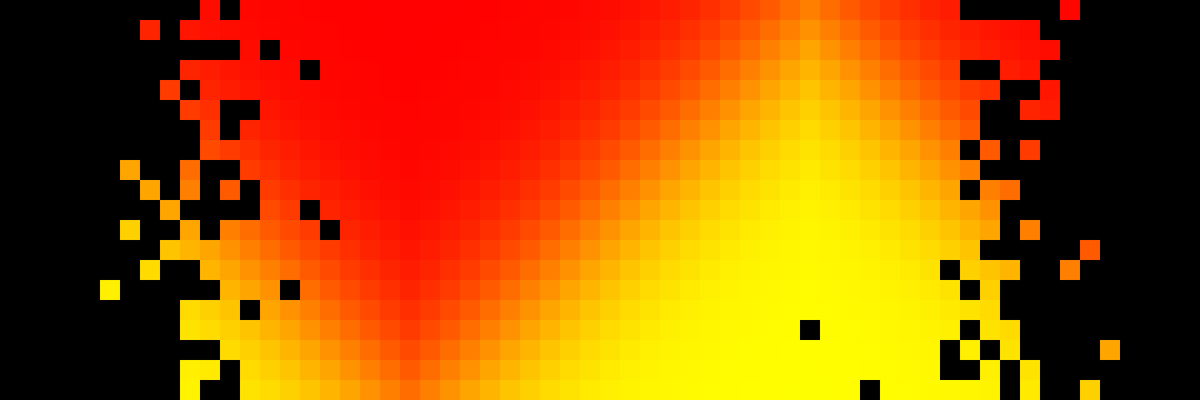
Frame 1 (no input)
Frame 2 (the mouse pressed at the canvas centre, redrawn once): identical to frame 1, image omitted

The Processing sketch that drew this single still picture (run headless with seeded random() and noise(); the mouse was pressed at the canvas centre and the sketch redrawn once):

// Processing sketch: tshirtbg
// ── tshirtbg.pde

final float TILE_SIZE = 25;

enum Fade {
  NONE, LR, TB,TLBR, TRBL;
}

color RED = color(255,0,0);
color YELLOW = color(255,255,0);
color ORANGE = lerpColor(RED,YELLOW,0.5);

ArrayList<Area> areas = new ArrayList<Area>();
void setup() {
  size(1500, 500);
  noLoop();
  frameRate(2);

  Area a = new Area(0, 0, 500, 500, Fade.TRBL);
  a.colourA = RED;
  a.colourB = YELLOW;
  a.chanceLeft = 1;
  a.chanceRight = 0;  
  areas.add(a);

  a = new Area(500,0,500,500,Fade.TLBR);
  a.colourA = RED;
  a.colourB = YELLOW;

  areas.add(a);

  a = new Area(1000,0,500,500, Fade.TRBL);
  a.colourA = RED;
  a.colourB = YELLOW;
  a.chanceLeft = 0;
  a.chanceRight = 1;
  areas.add(a);
  
  for (Area aa : areas) {
    aa.render();
  }
}

void draw() {
  background(0);
  for (Area a : areas) {
    a.draw();
  }
}

// ── Area.pde
class Area {
  PVector pos, dims;
  float chanceLeft, chanceRight;
  color colourA, colourB;
  ArrayList<Tile> tiles = new ArrayList<Tile>();
  Fade fade;
  Area(float x, float y, float w, float h, Fade fade) {
    pos = new PVector(x, y);
    dims = new PVector(w, h);
    chanceLeft = 0;
    chanceRight = 0;
    this.fade = fade;
  }

  color getColour(float x, float y) {
    color cc = color(0);
    float N = 0;
    switch (fade) {
    case NONE:
      cc = colourA;
      break;
    case TB:
       N = y / dims.y;
      cc = lerpColor(colourA, colourB, gs(N));
      
      break;
    case LR:
      N = x / dims.x;
      cc = lerpColor(colourA, colourB, gs(N));    
      break;
    case TLBR:
      N = (x + y) / (dims.x + dims.y);
      cc = lerpColor(colourA, colourB, gs(N));
      break;
    case TRBL:
      N = ((dims.x - x) + y) / (dims.x + dims.y);
      cc = lerpColor(colourA, colourB, gs(N));
      break;
      
    }


    return cc;
  }



  void render() {
    for (float x = 0; x < dims.x; x += TILE_SIZE) {
      float chance = getSigmoid(map(lerp(chanceLeft, chanceRight, x / dims.x), 0, 1, -6, 6));
      for (float y = 0; y < dims.y; y += TILE_SIZE) {
        //float cc = (x + y) / (dims.x + dims.y);
        color c = color(0);

        noStroke();
        if (random(1) < chance) {
          c = color(0); //lerpColor(topLeft, bottomRight, gs(random(1)));
        } else {
          c = getColour(x,y);
        }
        tiles.add(new Tile(this, x, y, c));
      }
    }
  }

  void draw() {
    for (Tile t : tiles) {
      t.draw();
    }
  }
}

// ── Tile.pde
class Tile {
  Area parent;
  PVector pos;
  color c;
  boolean on = true;
  Tile(Area parent, float x, float y, color c) {
    pos = new PVector(x,y);
    this.c = c;
    this.parent = parent;
  }
  
  void draw() {
    noStroke();
    if (on) {
      fill(c);
      
    } else {
      fill(0);
    }
    rect(pos.x + parent.pos.x, pos.y + parent.pos.y, TILE_SIZE, TILE_SIZE);
    
  }
}

// ── funcs.pde
float gs(float x, float min, float max) {
  return map(getSigmoid(map(x,0,1,-6,6)), 0, 1, min, max);
  
}
float gs(float x) {
  return getSigmoid(map(x,0,1,-6,6));
}
float getSigmoid(float x) {
  return 1.0 / (1.0 + exp(-x));
}
